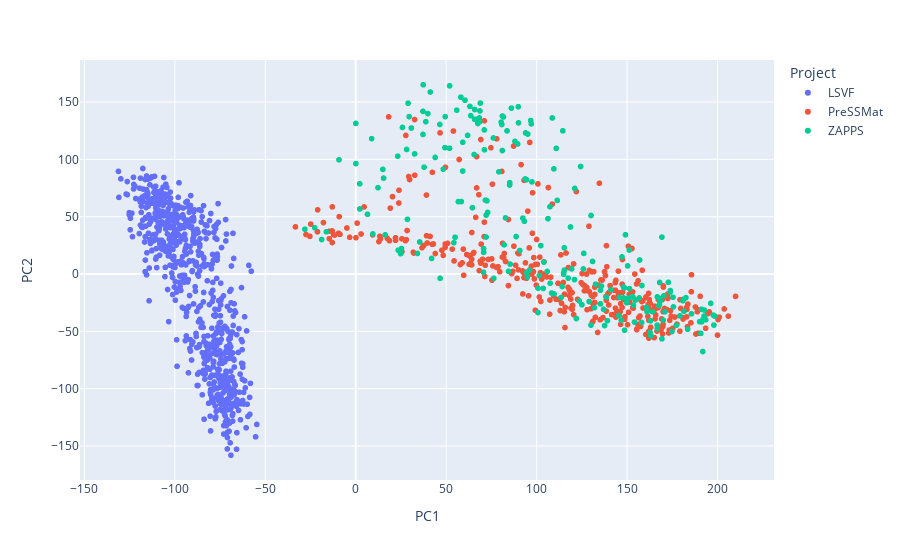

The notebook cell this image was saved under:
### Code cell
fig = px.scatter(df, x='PC1', y='PC2', color='Project')
fig.show()

### Figure 1 — Plotly figure (JSON) as saved in the notebook; plotly's stock layout.template omitted (floating-point values rounded to 4 significant figures; data arrays with more than 128 entries replaced by an {"elided": "..."} marker saying what was removed)
{"data": [{"hovertemplate": "Project=LSVF<br>PC1=%{x}<br>PC2=%{y}<extra></extra>", "legendgroup": "LSVF", "marker": {"color": "#636efa", "symbol": "circle"}, "mode": "markers", "name": "LSVF", "showlegend": true, "type": "scattergl", "x": {"elided": "695 float values"}, "xaxis": "x", "y": {"elided": "695 float values"}, "yaxis": "y"}, {"hovertemplate": "Project=PreSSMat<br>PC1=%{x}<br>PC2=%{y}<extra></extra>", "legendgroup": "PreSSMat", "marker": {"color": "#EF553B", "symbol": "circle"}, "mode": "markers", "name": "PreSSMat", "showlegend": true, "type": "scattergl", "x": {"elided": "358 float values"}, "xaxis": "x", "y": {"elided": "358 float values"}, "yaxis": "y"}, {"hovertemplate": "Project=ZAPPS<br>PC1=%{x}<br>PC2=%{y}<extra></extra>", "legendgroup": "ZAPPS", "marker": {"color": "#00cc96", "symbol": "circle"}, "mode": "markers", "name": "ZAPPS", "showlegend": true, "type": "scattergl", "x": {"elided": "228 float values"}, "xaxis": "x", "y": {"elided": "228 float values"}, "yaxis": "y"}], "layout": {"legend": {"title": {"text": "Project"}, "tracegroupgap": 0}, "margin": {"t": 60}, "xaxis": {"anchor": "y", "domain": [0, 1], "title": {"text": "PC1"}}, "yaxis": {"anchor": "x", "domain": [0, 1], "title": {"text": "PC2"}}}}
